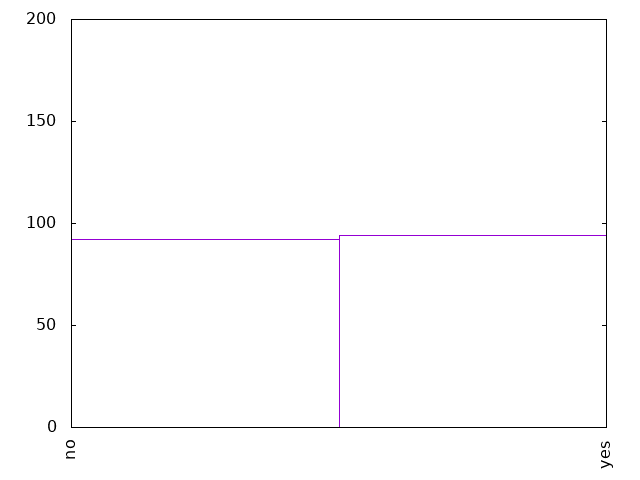

This figure's gnuplot source:
set term png
set out "0-10activities.png"
set key off
set xtics rotate
set yrange[0:200]

plot '0-10activities.dat' using 1:xticlabel(2) with boxes
